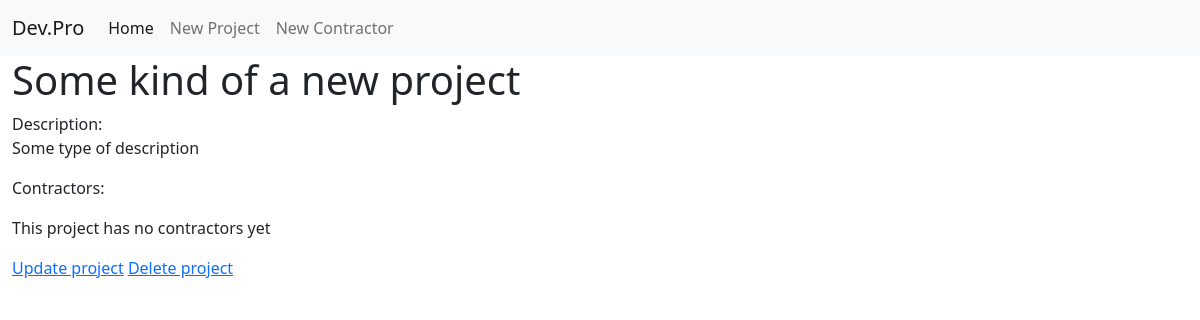
/project/4/, run on the app's committed database.
### accounts/models.py (models this page shows, shortened)
class Project(models.Model):
    name = models.CharField(max_length=200)
    description = models.TextField()

### accounts/views.py (the view)
# urls.py: path('project/<pk>/', views.ProjectDetailView.as_view(), name='project-detail'),
class ProjectDetailView(DetailView):
    model = Project

### templates/accounts/project_detail.html
{% extends 'accounts/base.html' %}
{% block body_block %}
    <h1>{{ project.name }}</h1>
    <p>Description:<br>{{ project.description }}</p>
    <p>Contractors:<br>
        {% if project.contractor_set.all %}
            {% for x in project.contractor_set.all %}
                <a href="{{ x.get_absolute_url }}">{{ x }}</a><br>
            {% endfor %}
        {% else %}
            <p>This project has no contractors yet</p>
        {% endif %}
    </p>
    <a href="{% url 'project-update' project.pk %}">Update project</a>
    <a href="{% url 'project-delete' project.pk %}">Delete project</a>
{% endblock %}

### data on the page
Project: name "Some kind of a new project", description "Some type of description"
